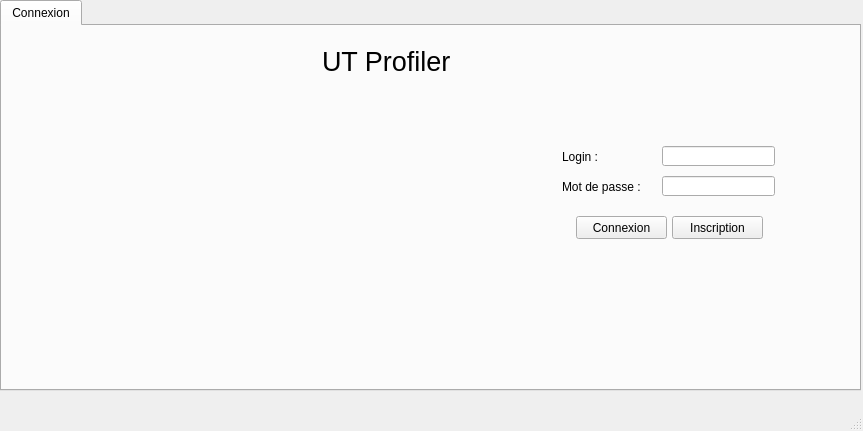
<?xml version="1.0" encoding="UTF-8"?>
<ui version="4.0">
 <class>Accueil</class>
 <widget class="QMainWindow" name="Accueil">
  <property name="geometry">
   <rect>
    <x>0</x>
    <y>0</y>
    <width>863</width>
    <height>431</height>
   </rect>
  </property>
  <property name="windowTitle">
   <string>MainWindow</string>
  </property>
  <widget class="QWidget" name="centralwidget">
   <widget class="QTabWidget" name="tabWidget">
    <property name="geometry">
     <rect>
      <x>0</x>
      <y>0</y>
      <width>861</width>
      <height>391</height>
     </rect>
    </property>
    <property name="currentIndex">
     <number>0</number>
    </property>
    <widget class="QWidget" name="Connexion">
     <attribute name="title">
      <string>Connexion</string>
     </attribute>
     <widget class="QLabel" name="label_2">
      <property name="geometry">
       <rect>
        <x>0</x>
        <y>0</y>
        <width>881</width>
        <height>371</height>
       </rect>
      </property>
      <property name="text">
       <string/>
      </property>
      <property name="pixmap">
       <pixmap resource="../images/Utc.qrc">:/images/utc.jpg</pixmap>
      </property>
     </widget>
     <widget class="QPushButton" name="inscription">
      <property name="geometry">
       <rect>
        <x>670</x>
        <y>190</y>
        <width>91</width>
        <height>23</height>
       </rect>
      </property>
      <property name="text">
       <string>Inscription</string>
      </property>
     </widget>
     <widget class="QLineEdit" name="input_mdp">
      <property name="geometry">
       <rect>
        <x>660</x>
        <y>150</y>
        <width>113</width>
        <height>20</height>
       </rect>
      </property>
      <property name="echoMode">
       <enum>QLineEdit::Password</enum>
      </property>
     </widget>
     <widget class="QLineEdit" name="input_login">
      <property name="geometry">
       <rect>
        <x>660</x>
        <y>120</y>
        <width>113</width>
        <height>20</height>
       </rect>
      </property>
     </widget>
     <widget class="QLabel" name="label_mdp">
      <property name="geometry">
       <rect>
        <x>560</x>
        <y>150</y>
        <width>91</width>
        <height>21</height>
       </rect>
      </property>
      <property name="text">
       <string>Mot de passe :</string>
      </property>
     </widget>
     <widget class="QLabel" name="label_login">
      <property name="geometry">
       <rect>
        <x>560</x>
        <y>120</y>
        <width>91</width>
        <height>21</height>
       </rect>
      </property>
      <property name="text">
       <string>Login :</string>
      </property>
     </widget>
     <widget class="QPushButton" name="connexion">
      <property name="geometry">
       <rect>
        <x>574</x>
        <y>190</y>
        <width>91</width>
        <height>23</height>
       </rect>
      </property>
      <property name="text">
       <string>Connexion</string>
      </property>
     </widget>
     <widget class="QLabel" name="label_erreur">
      <property name="geometry">
       <rect>
        <x>540</x>
        <y>230</y>
        <width>281</width>
        <height>81</height>
       </rect>
      </property>
      <property name="font">
       <font>
        <pointsize>10</pointsize>
        <weight>50</weight>
        <bold>false</bold>
       </font>
      </property>
      <property name="text">
       <string/>
      </property>
     </widget>
     <widget class="QLabel" name="label">
      <property name="geometry">
       <rect>
        <x>320</x>
        <y>10</y>
        <width>191</width>
        <height>51</height>
       </rect>
      </property>
      <property name="font">
       <font>
        <pointsize>16</pointsize>
       </font>
      </property>
      <property name="text">
       <string>&lt;html&gt;&lt;head/&gt;&lt;body&gt;&lt;p&gt;&lt;span style=&quot; font-size:20pt;&quot;&gt;UT Profiler&lt;/span&gt;&lt;/p&gt;&lt;/body&gt;&lt;/html&gt;</string>
      </property>
     </widget>
     <zorder>label_2</zorder>
     <zorder>inscription</zorder>
     <zorder>input_mdp</zorder>
     <zorder>input_login</zorder>
     <zorder>label_mdp</zorder>
     <zorder>label_login</zorder>
     <zorder>connexion</zorder>
     <zorder>label</zorder>
     <zorder>label_erreur</zorder>
    </widget>
   </widget>
  </widget>
  <widget class="QMenuBar" name="menubar">
   <property name="geometry">
    <rect>
     <x>0</x>
     <y>0</y>
     <width>863</width>
     <height>21</height>
    </rect>
   </property>
  </widget>
  <widget class="QStatusBar" name="statusbar"/>
 </widget>
 <resources>
  <include location="../images/Utc.qrc"/>
 </resources>
 <connections/>
</ui>
